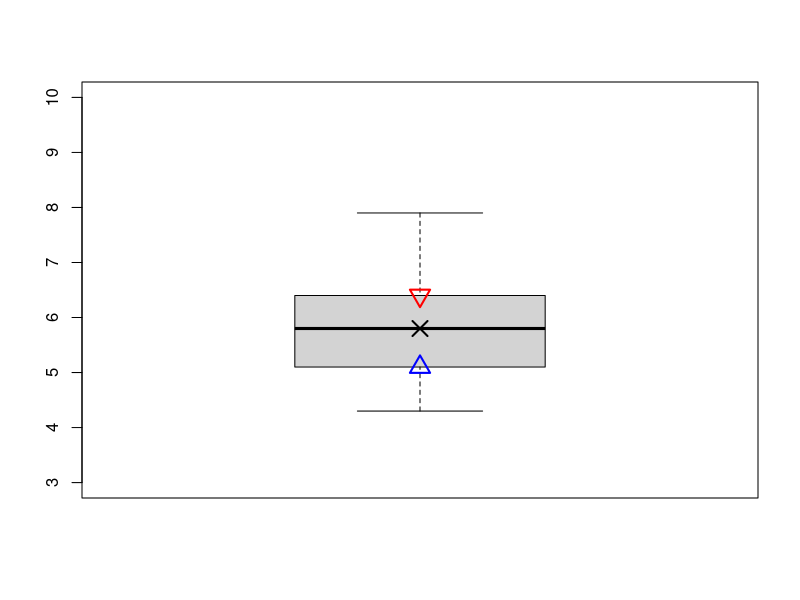

This figure's R source:
## ---- chunk 1
# als erstes speichern wir den iris-Datensatz in einer neuen Variable names 'data'
data <- iris
## ---- chunk 2
head(data)
## ---- chunk 3
# untersuchen wir die Struktur des Datensatzes
str(data)
## ---- chunk 4
# Berechnen wir das Minimum für die Variable Sepal.Length
min(data$Sepal.Length)
## ---- chunk 5
# Berechnen wir das Maximum für die Variable Sepal.Width
max(data$Sepal.Width)
## ---- chunk 6
# Berechnen wir die Spannweite von Sepal.Width und speichern
# wir das Ergebnis in einer neuen Variable namens "width_range"
width_range <- range(data$Sepal.Width)
width_range
## ---- chunk 7
# max - min
width_range[2] - width_range[1]
## ---- chunk 8
# median
median(data$Sepal.Length)
## ---- chunk 9
# 0.5 steht für 50%
quantile(data$Sepal.Length, 0.5)
## ---- chunk 10
# mir 0.25, 0.5, und 0.75 können wir die Grenzen für die
# verschiedenen Quartile berechnen
quantile(data$Sepal.Length, c(0.25, 0.5, 0.75))
## ---- chunk 11
# IQR steht für interquartile range
IQR(data$Sepal.Length)
## ---- chunk 12
as.numeric(quantile(data$Sepal.Length, 0.75) - quantile(data$Sepal.Length, 0.25))
## ---- chunk 13
# IQR visualisieren anhand einer box-plots

# box-plot
boxplot(data$Sepal.Length, ylim = c(3, 10))
# 0.75 Perzentil
points(quantile(data$Sepal.Length, 0.75), 
       col = 'red', cex = 2, pch = 6, lwd = 2)
# 0.50 Perzentil (Median)
points(quantile(data$Sepal.Length, 0.50), 
       col='black', cex=2, pch=4, lwd = 2)
# 0.25 Perzentil
points(quantile(data$Sepal.Length, 0.25), 
       col='blue', cex=2, pch=2, lwd = 2)
## ---- chunk 14
summe_der_werte <- sum(data$Sepal.Width)
anzahl_der_werte <- length(data$Sepal.Width)

# Mittelwert von Sepal.Width
summe_der_werte / anzahl_der_werte
## ---- chunk 15
mean(data$Sepal.Width)
## ---- chunk 16
sqrt(sum((data$Sepal.Width-mean(data$Sepal.Width))^2/(length(data$Sepal.Width)-1)))
## ---- chunk 17
sd(data$Sepal.Width)
